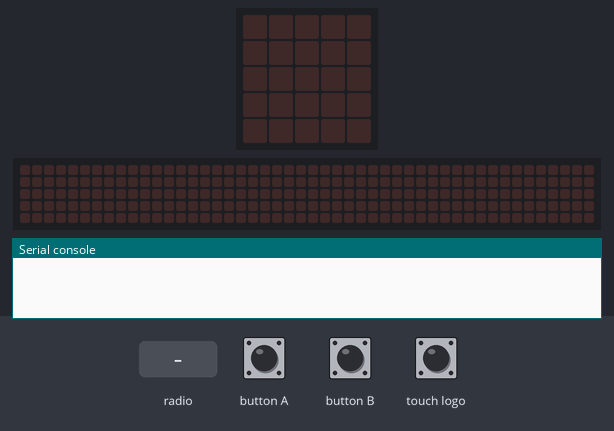
A program run on a simulated BBC micro:bit (MakeCode). Parts: the board's 5×5 LED display, a strip that is not on the board, showing the scrolling text unrolled, the last lines printed to the serial console. The test bench sets the inputs (shaded band). No radio messages arrive unless stated (any console line starting 'radio sent:' is added by the test bench); the 48×5 strip is a reading aid, not a part: it shows the text the display is scrolling, unrolled, one strip-width of it at a time.

Above: at 1.2 s.
1.3 s: radio message "1" arrives
At 1.5 s:
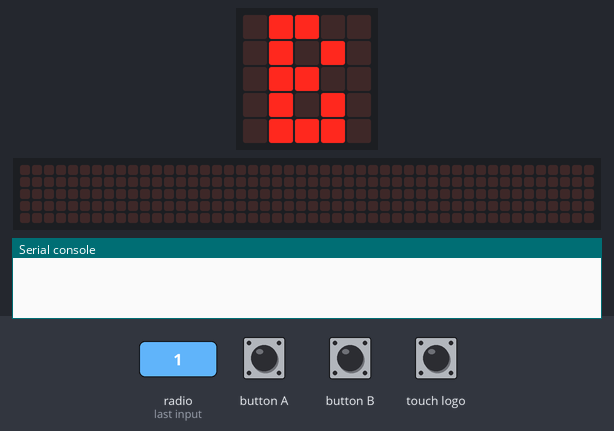
At 1.9 s:
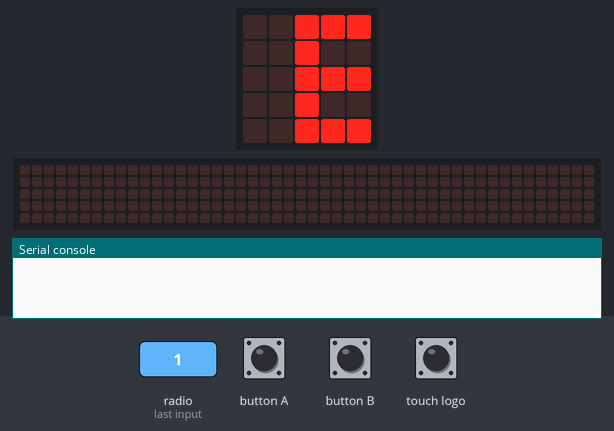
4.3 s: radio message "NEVIZVANAJ" arrives
At 4.32 s:
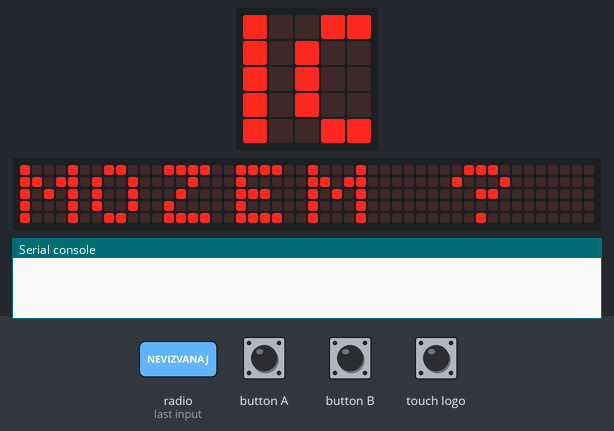
7.3 s: radio message "1" arrives
10.3 s: button A pressed for 0.15 s
At 11.1 s:
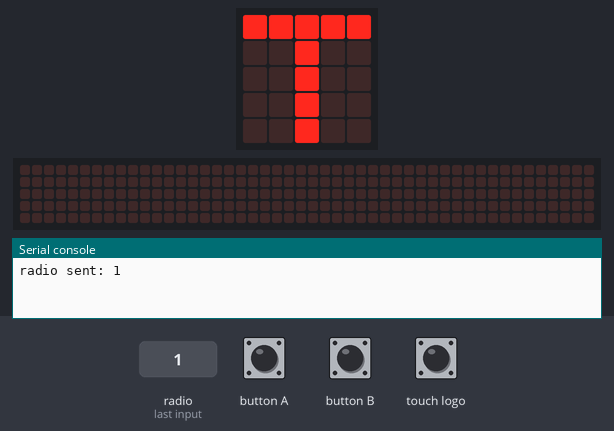

Measured:
- after the input at 1.3 s, the display: changes at once (image 1)
- what the display in image 1 shows lasts 0.4 s, from 1.3 s to 1.7 s

The program:

main.ts
```typescript
radio.onReceivedNumber(function (receivedNumber) {
    basic.showLeds(`
        . # # . .
        . # . # .
        . # # . .
        . # . # .
        . # # # .
        `)
    basic.showLeds(`
        . . # # #
        . . # . .
        . . # # #
        . . # . .
        . . # # #
        `)
    basic.showLeds(`
        # # # # #
        . . # . .
        . . # . .
        . . # . .
        . . # . .
        `)
    basic.showLeds(`
        . # # . .
        # . . # .
        # # # # .
        # . . # .
        # . . # .
        `)
    basic.clearScreen()
    basic.showString("MOZEM ?")
})
input.onButtonPressed(Button.A, function () {
    radio.sendNumber(1)
})
input.onLogoEvent(TouchButtonEvent.Touched, function () {
    radio.sendString("NEVIZVANAJ")
})
radio.onReceivedString(function (receivedString) {
    basic.showString(receivedString)
    basic.showString("?")
    basic.clearScreen()
    basic.showString("MOZEM ?")
})
input.onButtonPressed(Button.B, function () {
    radio.sendString("NEMOZES")
})
radio.setGroup(1)
basic.forever(function () {
    music.setVolume(255)
})
```

test.ts
```typescript
// sem patria testy; keď sa tento balík použije ako rozšírenie, nebudú sa kompilovať.
```
